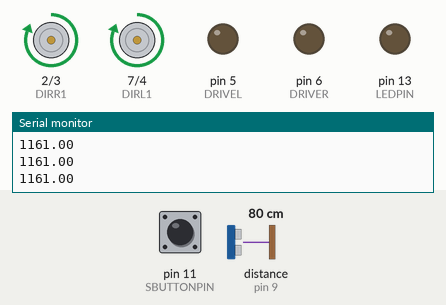
This sketch was run on a simulated Arduino Uno, built with avr-gcc and run on an emulated ATmega328P. On the bench: motor-driver pin pairs drawn as motors (green arrow = first pin HIGH = forward, orange = second pin HIGH = backward, longer = more drive), output pins drawn as LEDs (lit = HIGH), the last lines printed to the serial monitor. Wiring (inferred from the names in the program): ultrasonic range finder: trigger pin 10; echo pin 9. The inputs (shaded band) are chosen by the test bench; at power-on: pin 11 (SBUTTONPIN) HIGH, distance to the obstacle (sensor on pin 9) 80 cm. The echo pulse lasts 58.3 µs per cm; pins used as bus, display or sensor lines are not drawn.

Above: at 2.8 s.
2.9 s: pin 11 (SBUTTONPIN) pulled LOW for 0.15 s
At 4.3 s:
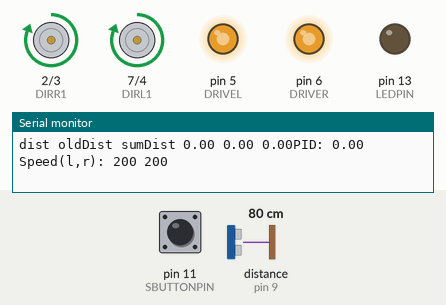
4.6 s: distance to the obstacle (sensor on pin 9) set to 90 cm
At 4.8 s:
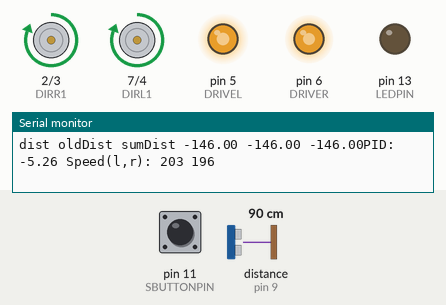
7.6 s: distance to the obstacle (sensor on pin 9) set to 299 cm
10.6 s: distance to the obstacle (sensor on pin 9) set to 18 cm
At 11.0 s:
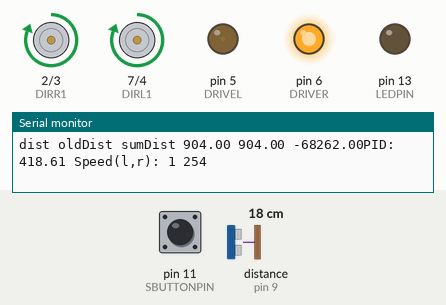
13.6 s: pin 11 (SBUTTONPIN) pulled LOW for 1 s
Timing chart, 0 to 16.6 s (numbered marks = the images above; inputs shaded):
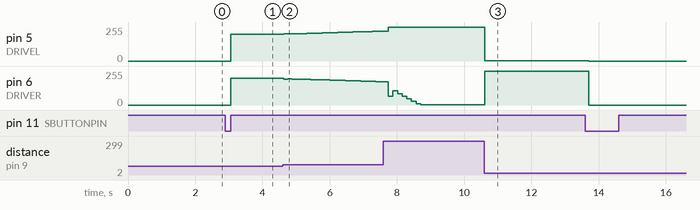

The sketch:

a_preferences.ino
```cpp
#define TRIGPIN 10 // for ultrasonic
#define ECHOPIN 9 // for ultrasonic
#define LEDPIN 13 // on-board LED
#define SBUTTONPIN 11 // start button pin

#define DRIVER 6 // control speed of motor, pwm 0-255
#define DIRR1 2 // make output1 high or low, clockwise/counter
#define DIRR2 3 // output pin 2 high or low, needs to be opposite of input1
#define DRIVEL 5
#define DIRL1 7
#define DIRL2 4

#define KP 0.01
#define KI 0.006
#define KD 0.02

#define WIDTH 15 // cm

#define CYCLEDELAYTIME 100
```

clothLineFollower.ino
```cpp
// global variables
float gTargetDistance = -1;
int gTargetDistanceCount = 0;

void setup() {
  // setup pins
  pinMode(TRIGPIN,OUTPUT);
  pinMode(ECHOPIN,INPUT);
  pinMode(LEDPIN,OUTPUT);
  pinMode(SBUTTONPIN,INPUT_PULLUP);

  pinMode(DRIVER,OUTPUT);
  pinMode(DRIVEL,OUTPUT);
  pinMode(DIRR1,OUTPUT);
  pinMode(DIRR2,OUTPUT);
  pinMode(DIRL1,OUTPUT);
  pinMode(DIRL2,OUTPUT);

  digitalWrite(DIRR1, HIGH);
  digitalWrite(DIRR2, LOW);
  digitalWrite(DIRL1, HIGH);
  digitalWrite(DIRL2, LOW);

  Serial.begin(9600);

  // get target distance until connection is broken.
  // I can't get the button working. I don't know why.
  // I just disconnect a wire and this works.
  while(digitalRead(SBUTTONPIN)){
    getTargetDistance();
    Serial.println(gTargetDistance);
  }
  // the button must be released before the loop() starts
  while(not digitalRead(SBUTTONPIN)){
    continue;
  }

}

// global variables for loop
float oldDist = gTargetDistance-getDistance(TRIGPIN,ECHOPIN);
float sumDist = oldDist;
int sw = 0;

void loop() {
  if(sw==0){
    // pid
    float dist = gTargetDistance-getDistance(TRIGPIN,ECHOPIN);
    sumDist+=dist;
    if(abs(dist)-100<0){
      sumDist = 0;
    }

    float pid = KP*dist + KD*(dist-oldDist); //pid
    if (pid < 0){
      pid += KI*sumDist;
    }
    else{
      pid -=KI*sumDist;
    }

    driveForward(max(min(200-pid,254),1),max(min(200+pid,254),1));

    oldDist = dist;

    delay(CYCLEDELAYTIME);

    // exit loop if button is pressed
    if (not digitalRead(SBUTTONPIN)){
      sw=1;
    }

    // serial interface
    if (Serial){
      Serial.print("dist oldDist sumDist ");
      Serial.print(dist);
      Serial.print(" ");
      Serial.print(oldDist);
      Serial.print(" ");
      Serial.print(sumDist);
      //Serial.println();
      Serial.print("PID: ");
      Serial.print(pid);
      Serial.print(" ");
    }

  }
  else{
    // stop
    driveForward(0,0);
  }


}
```

movement.ino
```cpp
void driveForward(int speedL, int speedR){
  //Use analogWrite to send speedL to the driveL pin
  analogWrite(DRIVEL, speedL);
  //Use digitalWrite to send high and low signals
  // to dirL1 and dirL2 to set motor direction.
  analogWrite(DRIVER, speedR);
  Serial.print("Speed(l,r): ");
  Serial.print(speedL);
  Serial.print(" ");
  Serial.println(speedR);
}
```

ultrasonicSensor.ino
```cpp
/*
 * Function to get distance data
 */
#define TRANSMITTIME 10 // in microseconds

void getTargetDistance(){
  // Uses gTargetDistance and gTargetDistanceCount
  float thisDistance = getDistance(TRIGPIN,ECHOPIN);

  if (gTargetDistanceCount == 0){
    // if there is no current target distance, set it.
    float testDistance = getDistance(TRIGPIN,ECHOPIN);
    if ((thisDistance/10 < testDistance) and (thisDistance*10 > testDistance)){
      // make sure the first distance isn't an anomally
      gTargetDistance=thisDistance;
      gTargetDistanceCount = 1;
    }
  }
  else if ((thisDistance/10 < gTargetDistance) and (thisDistance*10 > gTargetDistance)){
    // update gTargetDistance with new average if not anomally
    gTargetDistance*=gTargetDistanceCount;
    gTargetDistance+=thisDistance;
    gTargetDistance/=gTargetDistanceCount+1;
    gTargetDistanceCount+=1;
  }
}

int getDistance(int trigPin,int echoPin) {
  //In: trigPin as where the ultrasonic sensor's trigger pin is wired to the arduino.
  //In: echoPin as where the ultrasonic sensor's echo pin is wired to the arduino.
  // NOTE:  trigPin must be set to WRITE
  //        echoPin must be set to READ
  //Out: Distance seen by the ultrasonic sensor in mm.

  //Variables
  float duration;
  float distance[1];

  //Takes two measurements and returns the average. This is a barbaric
  // way to handle some noisy data, and I want to do it in a smarter
  // way in the future.
  for (int i=0;i<2 ;i++)
  {
    // 'clear' transmitter
    digitalWrite(trigPin,LOW);
    delayMicroseconds(2);

    // transmit
    digitalWrite(trigPin,HIGH);
    delayMicroseconds(TRANSMITTIME);
    digitalWrite(trigPin,LOW);

    // calculate distance
    duration = pulseIn(echoPin,HIGH);
    distance[i] = (duration/2);
  }

  return (distance[0]+distance[1])/2;
}
```

Measured:
- after the input at 2.9 s, pin 5 (DRIVEL): 0/255 → 199/255 after 0.16 s, → 200/255 0.11 s later; pin 6 (DRIVER): 0/255 → 200/255 after 0.16 s
- after the input at 4.6 s, pin 5 (DRIVEL): 200/255 → 205/255 at once, → 203/255 0.11 s later, → 204/255 0.11 s later, → 205/255 0.23 s later, … (23 changes in this stretch); pin 6 (DRIVER): 200/255 → 194/255 at once, → 196/255 0.11 s later, → 195/255 0.11 s later, → 194/255 0.23 s later, … (23 changes in this stretch)
- after the input at 10.6 s, pin 5 (DRIVEL): 254/255 → 1/255 at once; pin 6 (DRIVER): 1/255 → 254/255 at once
